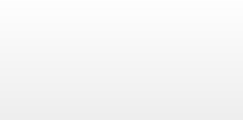
<?xml version="1.0" encoding="UTF-8"?>
<ui version="4.0">
 <class>banner</class>
 <widget class="QWidget" name="banner">
  <property name="geometry">
   <rect>
    <x>0</x>
    <y>0</y>
    <width>243</width>
    <height>120</height>
   </rect>
  </property>
  <property name="windowTitle">
   <string>banner</string>
  </property>
  <widget class="QLabel" name="label">
   <property name="geometry">
    <rect>
     <x>0</x>
     <y>0</y>
     <width>243</width>
     <height>120</height>
    </rect>
   </property>
   <property name="text">
    <string>TextLabel</string>
   </property>
  </widget>
  <widget class="QPushButton" name="pushButton">
   <property name="geometry">
    <rect>
     <x>-20</x>
     <y>-10</y>
     <width>281</width>
     <height>141</height>
    </rect>
   </property>
   <property name="text">
    <string/>
   </property>
  </widget>
 </widget>
 <layoutdefault spacing="6" margin="11"/>
 <resources/>
 <connections/>
</ui>
